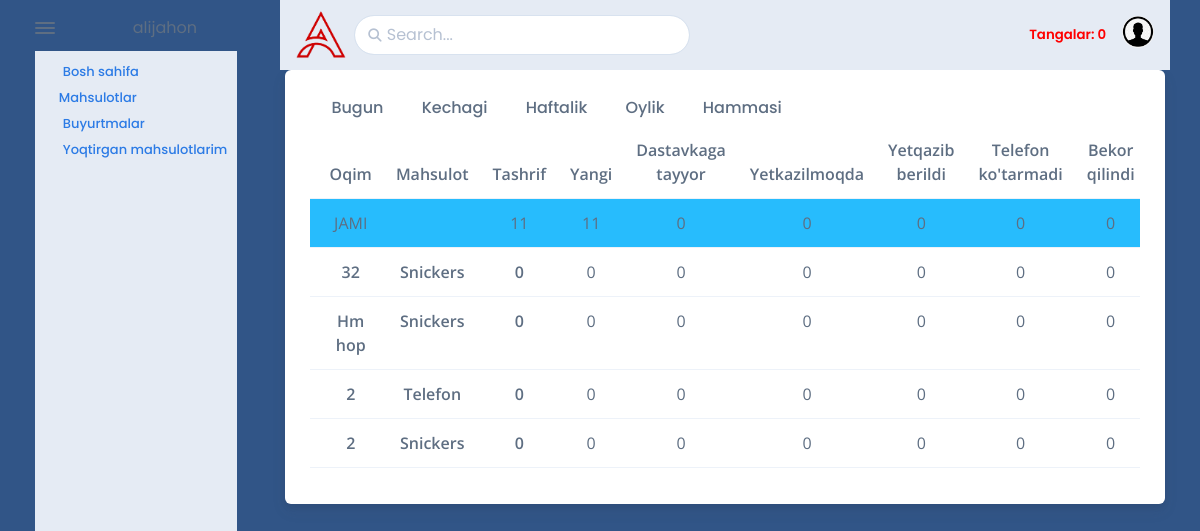
/admin_page/stats, run on the app's committed database.
### apps/models.py (models this page shows, shortened)
class Stream(Model):
    name = CharField(max_length=255)
    discount = FloatField()
    count = IntegerField(default=0)
    product = ForeignKey('apps.Product', SET_NULL, null=True, related_name='streams')
    owner = ForeignKey('apps.User', CASCADE, related_name='streams')
    class Meta:
        ordering = '-id',

class Product(Model):
    name = CharField(max_length=255)
    slug = SlugField(unique=True, blank=True, null=True)
    category = ForeignKey('Category', on_delete=CASCADE)
    price = DecimalField(max_digits=10, decimal_places=2)
    image = ImageField(upload_to='products/')
    description = TextField()

### apps/views.py (the view)
# urls.py: path('admin_page/stats', StatsView.as_view(), name='stats'),
class StatsView(TemplateView):
    template_name = "apps/thread/stream-statistics.html"
    def get_context_data(self, **kwargs):
        global end_date
        context = super().get_context_data(**kwargs)
        streams = Stream.objects.all()
        period = self.request.GET.get('period', 'all')
        now = timezone.now()
        if period == 'today':
            start_date = now.replace(hour=0, minute=0, second=0, microsecond=0)
        elif period == 'last_day':
            start_date = (now - timedelta(days=1)).replace(hour=0, minute=0, second=0, microsecond=0)
            end_date = start_date + timedelta(days=1)
        elif period == 'weekly':
            start_date = now - timedelta(days=7)
        elif period == 'monthly':
            start_date = now - timedelta(days=30)
        else:
            start_date = None
        for stream in streams:
            orders = Order.objects.filter(thread__id=stream.id)
            if start_date:
                if period == 'last_day':
                    orders = orders.filter(ordered_at__range=[start_date, end_date])
                else:
                    orders = orders.filter(ordered_at__gte=start_date)
            stream.count = orders.count()
            stream.new_count = orders.filter(status=Order.StatusType.NEW).count()
            stream.ready_count = orders.filter(status=Order.StatusType.READY_TO_ORDER).count()
            stream.deliver_count = orders.filter(status=Order.StatusType.DELIVERING).count()
            stream.delivered_count = orders.filter(status=Order.StatusType.DELIVERED).count()
            stream.cant_phone_count = orders.filter(status=Order.StatusType.NOT_PICK_UP).count()
            stream.canceled_count = orders.filter(status=Order.StatusType.CANCELED).count()
            stream.archived_count = 0
        all_orders = Order.objects.all()
        if start_date:
            if period == 'last_day':
                all_orders = all_orders.filter(ordered_at__range=[start_date, end_date])
            else:
                all_orders = all_orders.filter(ordered_at__gte=start_date)
        context['streams'] = streams
        context['all_count'] = all_orders.count()
        context['all_new'] = all_orders.filter(status=Order.StatusType.NEW).count()
        context['all_ready'] = all_orders.filter(status=Order.StatusType.READY_TO_ORDER).count()
        context['all_deliver'] = all_orders.filter(status=Order.StatusType.DELIVERING).count()
        context['all_delivered'] = all_orders.filter(status=Order.StatusType.DELIVERED).count()
        context['all_cant_phone'] = all_orders.filter(status=Order.StatusType.NOT_PICK_UP).count()
        context['all_canceled'] = all_orders.filter(status=Order.StatusType.CANCELED).count()
        context['all_archived'] = 0
        return context

### templates/apps/thread/stream-statistics.html (shortened to what this page needs)
{% extends 'apps/include_base/include.html' %}
{% block body %}
    <div class="card mb-3">
        <div class="card-body">
            <div class="container">
                <div class="container border-bottom-4">
                    <div class="header_tab_menu">
                        <div class="header_menu" style="overflow: auto">
                            <a href="/admin_page/stats?period=today" class="btn btn-default">Bugun</a>
                            <a href="/admin_page/stats?period=last_day" class="btn btn-default">Kechagi</a>
                            <a href="/admin_page/stats?period=weekly" class="btn btn-default">Haftalik</a>
                            <a href="/admin_page/stats?period=monthly" class="btn btn-default">Oylik</a>
                            <a href="/admin_page/stats?period=all" class="btn btn-default">Hammasi</a>
                        </div>
                    </div>
                </div>
                <div class="table-responsive">
                    <table class="table">
                        <thead class="text-center">
                        <tr>
                            <th scope="col">Oqim</th>
                            <th scope="col">Mahsulot</th>
                            <th scope="col">Tashrif</th>
                            <th scope="col">Yangi</th>
                            <th scope="col">Dastavkaga tayyor</th>
                            <th scope="col">Yetkazilmoqda</th>
                            <th scope="col">Yetqazib berildi</th>
                            <th scope="col">Telefon ko'tarmadi</th>
                            <th scope="col">Bekor qilindi</th>
                        </tr>
                        <tr class="bg-info">
                            <td>JAMI</td>
                            <td></td>
                            <td>{{ all_count }}</td>
                            <td>{{ all_new }}</td>
                            <td>{{ all_ready }}</td>
                            <td>{{ all_deliver }}</td>
                            <td>{{ all_delivered }}</td>
                            <td>{{ all_cant_phone }}</td>
                            <td>{{ all_canceled }}</td>
                        </tr>
                        </thead>
                        <tbody class="text-center">
                        {% for stream in streams %}
                            <tr>
                                <th>{{ stream.name }}</th>
                                <th>{{ stream.product.name|default:"Noma'lum" }}</th>
                                <th>{{ stream.count }}</th>
                                <td>{{ stream.new_count }}</td>
                                <td>{{ stream.ready_count }}</td>
                                <td>{{ stream.deliver_count }}</td>
                                <td>{{ stream.delivered_count }}</td>
                                <td>{{ stream.cant_phone_count }}</td>
                                <td>{{ stream.canceled_count }}</td>
                            </tr>
                        {% endfor %}
                        </tbody>
                    </table>
                </div>
            </div>
        </div>
    </div>
{% endblock %}

### templates/apps/include_base/include.html (shortened to what this page needs)
{% load static %}
<!DOCTYPE html>
<html lang="en-US" dir="ltr">
<head>
    <link href="{% static 'apps/vendors/swiper/swiper-bundle.min.css' %}" rel="stylesheet"/>
    <link href="https://ajax.googleapis.com/ajax/libs/jqueryui/1.8.16/themes/ui-lightness/jquery-ui.css"
          rel="stylesheet"
          type="text/css"/>
    <link href="{% static 'apps/assets/css/theme-rtl.min.css' %}" rel="stylesheet" id="style-rtl">
    <link href="{% static 'apps/assets/css/theme.min.css' %}" rel="stylesheet" id="style-default">
    <link href="{% static 'apps/assets/css/user-rtl.min.css' %}" rel="stylesheet" id="user-style-rtl">
    <link href="{% static 'apps/assets/css/user.min.css' %}" rel="stylesheet" id="user-style-default">
    <link href="{% static 'apps/assets/css/style.css' %}" rel="stylesheet">
    <link href="{% static 'apps/assets/css/lightbox.min.css' %}" rel="stylesheet">
    <link href="{% static 'apps/vendors/overlayscrollbars/OverlayScrollbars.min.css' %}" rel="stylesheet">
    <link href="https://cdnjs.cloudflare.com/ajax/libs/font-awesome/6.5.1/css/all.min.css" rel="stylesheet">
</head>
<body>
<main class="main" id="top">
    <div class="container" data-layout="container">
        <nav class="navbar navbar-light navbar-vertical navbar-expand-xl">
            <div class="d-flex align-items-center">
                <div class="toggle-icon-wrapper">
                    <button class="btn navbar-toggler-humburger-icon navbar-vertical-toggle" data-bs-toggle="tooltip"
                            data-bs-placement="left" title="Toggle Navigation"><span class="navbar-toggle-icon"><span
                            class="toggle-line"></span></span></button>
                </div>
                <div class="d-flex align-items-center py-3"><img class="me-2"
                                                                 alt="" width="40"/><span
                        class="font-sans-serif">alijahon</span>
                </div>
            </div>
            <div class="collapse navbar-collapse" id="navbarVerticalCollapse">
                <div class="navbar-vertical-content scrollbar">
                    <ul class="navbar-nav flex-column mb-3" id="navbarVerticalNav">
                        <li class="nav-item">
                            <ul class="nav collapse show" id="dashboard">
                                <li class="nav-item">
                                    <a class="nav-link active" href="{% url 'home' %}">
                                        <div class="d-flex align-items-center"><span
                                                class="nav-link-text ps-1">Bosh sahifa</span>
                                        </div>
                                    </a>
                                </li>
                                <li class="nav-item">
                                    <a class="nav-link active" href="{% url 'product_list' 'all' %}"
                                       aria-expanded="false">
                                        Mahsulotlar
                                    </a>
                                </li>
                                <li class="nav-item">
                                    <a class="nav-link active" href="{% url 'orders' %}" aria-expanded="false">
                                        <div class="d-flex align-items-center"><span
                                                class="nav-link-text ps-1">Buyurtmalar</span>
                                        </div>
                                    </a>
                                </li>
                                <li class="nav-item">
                                    <a class="nav-link active" href="{% url 'wishlist-page' %}" aria-expanded="false">
                                        <div class="d-flex align-items-center"><span class="nav-link-text ps-1">Yoqtirgan mahsulotlarim</span>
                                        </div>
                                    </a>
                                </li>
                            </ul>
                        </li>
                    </ul>
                </div>
            </div>
        </nav>
        <div class="content">
            <nav class="navbar navbar-light navbar-glass navbar-top navbar-expand">
                <img class="me-2 img-fluid" src="/media/category_images/falcon.png" alt="Falcon Logo"
                     style="max-width: 50px;">
                <ul class="navbar-nav align-items-center d-none d-lg-block">
                    <li class="nav-item">
                        <div class="search-box" data-list='{"valueNames":["title"]}'>
                            <form action="{% url 'product_list' 'all' %}" method="GET" class="position-relative"
                                  data-bs-toggle="search"
                                  data-bs-display="static" autocomplete="off">
                                <input id="search-input" name="query" class="form-control search-input fuzzy-search"
                                       type="search" placeholder="Search..."
                                       aria-label="Search"/>
                                <i class="fa-solid fa-magnifying-glass search-box-icon"></i>
                            </form>
                        </div>
                    </li>
                </ul>
                <ul class="navbar-nav navbar-nav-icons ms-auto flex-row align-items-center">
                    <li class="nav-item">
                    </li>
                    <li class="nav-item">
                        <div class="theme-control-toggle px-2">
                            <a href="/admin_page/coins">Tangalar: 0</a>
                        </div>
                    </li>
                    <li class="nav-item dropdown">
                        <a class="nav-link pe-0" id="navbarDropdownUser" href="#" role="button"
                           data-bs-toggle="dropdown"
                           aria-haspopup="true" aria-expanded="false">
                            <div class="avatar avatar-xl">
                                <img class="rounded-circle"
                                     src="
                                             {% if user.is_authenticated %}{% static 'apps/assets/img/nouser.png' %}{% else %}{% static 'apps/assets/img/nouser.png' %}{% endif %}"
                                     alt="User Avatar"/>
                            </div>
                        </a>
                    </li>
                </ul>
            </nav>
            {% block body %}
            {% endblock %}
        </div>
    </div>
</main>
<link rel="stylesheet" href="https://cdnjs.cloudflare.com/ajax/libs/font-awesome/6.5.1/css/all.min.css">
</body>
</html>

### apps/static/apps/assets/css/style.css (style rules this page uses)
.container, .container-fluid, .container-xxl, .container-xl, .container-lg, .container-md, .container-sm { padding-right: var(--falcon-gutter-x, 0.3rem); padding-left: var(--falcon-gutter-x, 0.3rem); }
body { background-color: #315587; }
a { color: #ff0000; }
.navbar-top { margin-left: -5px; margin-right: -5px; min-height: 4.3125rem; }

### data on the page
Stream: name "32", product.name "Snickers", count "0", new_count "0", ready_count "0", deliver_count "0", delivered_count "0", cant_phone_count "0", canceled_count "0"
Stream: name "Hm hop", product.name "Snickers", count "0", new_count "0", ready_count "0", deliver_count "0", delivered_count "0", cant_phone_count "0", canceled_count "0"
Stream: name "2", product.name "Telefon", count "0", new_count "0", ready_count "0", deliver_count "0", delivered_count "0", cant_phone_count "0", canceled_count "0"
Stream: name "2", product.name "Snickers", count "0", new_count "0", ready_count "0", deliver_count "0", delivered_count "0", cant_phone_count "0", canceled_count "0"

### other printed values
{{ all_count }} "11"
{{ all_new }} "11"
{{ all_ready }} "0"
{{ all_deliver }} "0"
{{ all_delivered }} "0"
{{ all_cant_phone }} "0"
{{ all_canceled }} "0"
